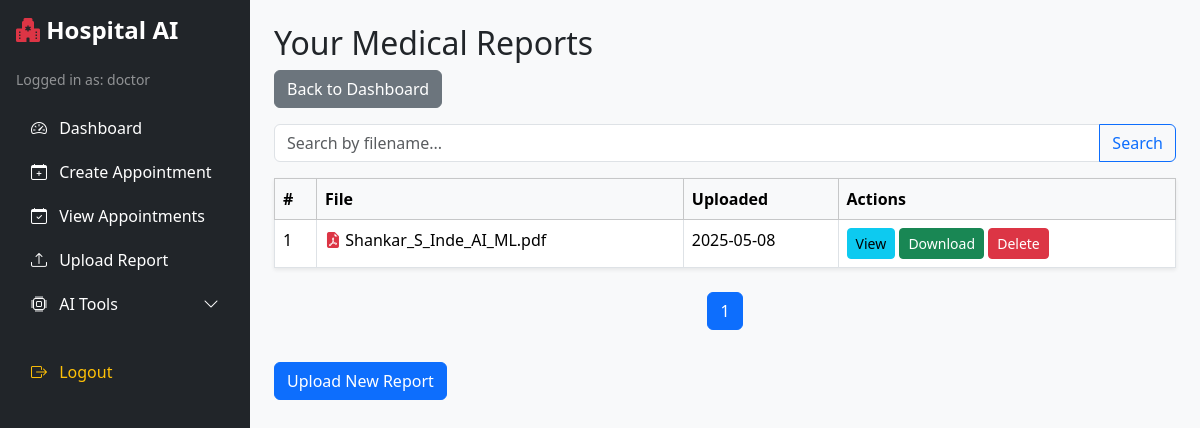
Screenshot of /view_reports (signed in) with the database file from the repository.
### app/models/user.py (models this page shows, shortened)
class User(UserMixin, db.Model):
    id = db.Column(db.Integer, primary_key=True)
    username = db.Column(db.String(100), unique=True, nullable=False)
    password = db.Column(db.String(100), nullable=False)
    role = db.Column(db.String(20), nullable=False)  # 'admin', 'doctor', 'patient'

### app/models/report.py (models this page shows)
class MedicalReport(db.Model):
    id = db.Column(db.Integer, primary_key=True)
    user_id = db.Column(db.Integer, db.ForeignKey('user.id'), nullable=False)
    filename = db.Column(db.String(255), nullable=False)
    upload_date = db.Column(db.DateTime, default=datetime.utcnow)

### app/controllers/report_controller.py (the view, shortened to what this page needs)
@report_bp.route('/view_reports')
@login_required
def view_reports():
    search_query = request.args.get('search', '').strip()
    page = request.args.get('page', 1, type=int)
    per_page = 5
    if current_user.role == 'admin':
        query = MedicalReport.query
    else:
        query = MedicalReport.query.filter_by(user_id=current_user.id)
    if search_query:
        query = query.filter(MedicalReport.filename.ilike(f"%{search_query}%"))
    total_reports = query.count()
    reports = query.order_by(MedicalReport.upload_date.desc()) \
                   .offset((page - 1) * per_page) \
                   .limit(per_page).all()
    class Pagination:
        def __init__(self, page, per_page, total):  # ✅ Fix: correct __init__
            self.page = page
            self.per_page = per_page
            self.total = total
            self.pages = ceil(total / per_page)
        @property
        def has_prev(self):
            return self.page > 1
        @property
        def has_next(self):
            return self.page < self.pages
        def iter_pages(self, left_edge=2, right_edge=2, left_current=2, right_current=2):
            last = 0
            for num in range(1, self.pages + 1):
                if (num <= left_edge or
                    (num >= self.page - left_current and num <= self.page + right_current) or
                    num > self.pages - right_edge):
                    if last + 1 != num:
                        yield None
                    yield num
                    last = num
    pagination = Pagination(page, per_page, total_reports)
    return render_template('view_reports.html', reports=reports, search_query=search_query, pagination=pagination)

### app/models/user.py (called while the page is built)
@login_manager.user_loader
def load_user(user_id):
    return User.query.get(int(user_id))

### app/templates/view_reports.html (shortened to what this page needs)
{% extends "base.html" %}
{% block content %}
<h2>Your Medical Reports</h2>
<a href="{{ url_for('auth.dashboard') }}" class="btn btn-secondary mb-3">Back to Dashboard</a>
<form method="get" class="input-group mb-3" action="{{ url_for('report.view_reports') }}">
  <input type="text" name="search" class="form-control" placeholder="Search by filename..." value="{{ search_query }}">
  <button class="btn btn-outline-primary" type="submit">Search</button>
</form>
{% if reports %}
<table class="table table-bordered bg-white shadow-sm">
  <thead class="table-light">
    <tr>
      <th>#</th>
      <th>File</th>
      <th>Uploaded</th>
      <th>Actions</th>
    </tr>
  </thead>
  <tbody>
    {% for report in reports %}
    <tr>
      <td>{{ loop.index }}</td>
      <td>
        {% set ext = report.filename.rsplit('.', 1)[1].lower() %}
        {% if ext == 'pdf' %}
          <i class="bi bi-file-earmark-pdf-fill text-danger"></i>
        {% elif ext in ['png', 'jpg', 'jpeg'] %}
          <i class="bi bi-file-earmark-image text-primary"></i>
        {% elif ext == 'docx' %}
          <i class="bi bi-file-earmark-word-fill text-info"></i>
        {% else %}
          <i class="bi bi-file-earmark-fill text-secondary"></i>
        {% endif %}
        {{ report.filename }}
      </td>
      <td>{{ report.upload_date.strftime('%Y-%m-%d') if report.upload_date else 'N/A' }}</td>
      <td>
        <a href="{{ url_for('report.view_report', filename=report.filename) }}"
           class="btn btn-sm btn-info"
           data-bs-toggle="modal"
           data-bs-target="#previewModal"
           data-filename="{{ report.filename }}"
           data-filetype="{{ ext }}">
           View
        </a>
        <a href="{{ url_for('report.download_report', filename=report.filename) }}" class="btn btn-sm btn-success">Download</a>
        <a href="{{ url_for('report.delete_report', report_id=report.id) }}" class="btn btn-sm btn-danger"
           onclick="return confirm('Are you sure you want to delete this report?');">Delete</a>
      </td>
    </tr>
    {% endfor %}
  </tbody>
</table>
{% if pagination %}
<nav>
  <ul class="pagination justify-content-center mt-4">
    {% for page_num in pagination.iter_pages() %}
      {% if page_num %}
        <li class="page-item {% if pagination.page == page_num %}active{% endif %}">
          <a class="page-link" href="{{ url_for('report.view_reports', page=page_num, search=search_query) }}">{{ page_num }}</a>
        </li>
      {% else %}
        <li class="page-item disabled"><span class="page-link">…</span></li>
      {% endif %}
    {% endfor %}
  </ul>
</nav>
{% endif %}
{% else %}
<p>No reports uploaded yet.</p>
{% endif %}
<a href="{{ url_for('report.upload_report') }}" class="btn btn-primary mt-3">Upload New Report</a>
{% endblock %}

### app/templates/base.html (shortened to what this page needs)
<!DOCTYPE html>
<html lang="en">
<head>
    <link href="https://cdn.jsdelivr.net/npm/bootstrap@5.3.2/dist/css/bootstrap.min.css" rel="stylesheet">
    <link href="https://cdn.jsdelivr.net/npm/bootstrap-icons@1.10.5/font/bootstrap-icons.css" rel="stylesheet">
</head>
<body>
<div class="d-flex">
    <div class="bg-dark text-white p-3 sidebar">
        <h4 class="mb-4"><i class="bi bi-hospital-fill text-danger"></i> Hospital AI</h4>
        {% if current_user.is_authenticated %}
            <p class="text-white-50 small">Logged in as: {{ current_user.role }}</p>
            <ul class="nav flex-column">
                <li class="nav-item">
                    <a class="nav-link text-white" href="{{ url_for('auth.dashboard') }}">
                        <i class="bi bi-speedometer2 me-2"></i> Dashboard
                    </a>
                </li>
                <li class="nav-item">
                    <a class="nav-link text-white" href="{{ url_for('appointment.create_appointment') }}">
                        <i class="bi bi-calendar-plus me-2"></i> Create Appointment
                    </a>
                </li>
                {% if current_user.role in ['admin', 'doctor'] %}
                    <li class="nav-item">
                        <a class="nav-link text-white" href="{{ url_for('appointment.view_appointments') }}">
                            <i class="bi bi-calendar-check me-2"></i> View Appointments
                        </a>
                    </li>
                {% endif %}
                <li class="nav-item">
                    <a class="nav-link text-white" href="{{ url_for('report.upload_report') }}">
                        <i class="bi bi-upload me-2"></i> Upload Report
                    </a>
                </li>
                <li class="nav-item">
                    <a class="nav-link text-white" data-bs-toggle="collapse" href="#aiTools" role="button" aria-expanded="false">
                        <i class="bi bi-cpu me-2"></i> AI Tools <i class="bi bi-chevron-down float-end"></i>
                    </a>
                </li>
                <li class="nav-item mt-4">
                    <a class="nav-link text-warning" href="{{ url_for('auth.logout') }}">
                        <i class="bi bi-box-arrow-right me-2"></i> Logout
                    </a>
                </li>
            </ul>
        {% else %}
            <p class="text-white">Not logged in</p>
        {% endif %}
    </div>
    <div class="flex-grow-1 p-4 main-content">
        {% block content %}{% endblock %}
    </div>
</div>
</body>
</html>

### app/templates/base.html (style rules this page uses)
body { font-family: 'Segoe UI', sans-serif; }
.sidebar { width: 250px; min-height: 100vh; }
.sidebar .nav-link { padding: 10px 15px; border-radius: 5px; transition: background 0.3s; }
.sidebar h4 { font-weight: bold; }
.nav-link i { font-size: 1rem; }
.main-content { background-color: #f8f9fa; min-height: 100vh; }

### rows the page displays
User: role "doctor"
MedicalReport: filename "Shankar_S_Inde_AI_ML.pdf", upload_date "2025-05-08"

### other values shown
{{ page_num }} "1"
